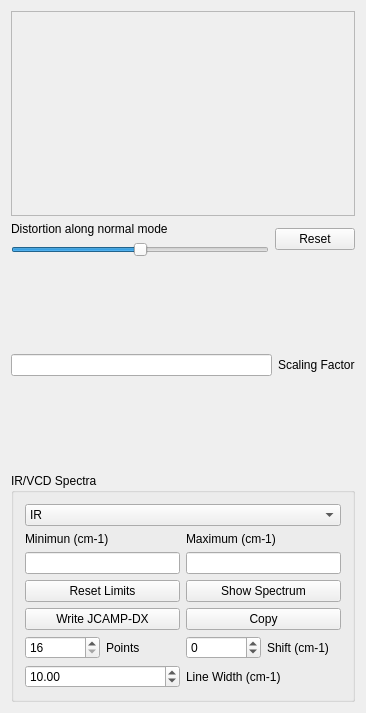
<?xml version="1.0" encoding="UTF-8"?>
<ui version="4.0">
 <class>QFreqWidgetBase</class>
 <widget class="QWidget" name="QFreqWidgetBase">
  <property name="geometry">
   <rect>
    <x>0</x>
    <y>0</y>
    <width>366</width>
    <height>713</height>
   </rect>
  </property>
  <property name="sizePolicy">
   <sizepolicy hsizetype="Preferred" vsizetype="Preferred">
    <horstretch>0</horstretch>
    <verstretch>0</verstretch>
   </sizepolicy>
  </property>
  <property name="windowTitle">
   <string>Form1</string>
  </property>
  <layout class="QVBoxLayout" name="verticalLayout_4">
   <item>
    <widget class="QFrame" name="_freqFrame">
     <property name="frameShape">
      <enum>QFrame::StyledPanel</enum>
     </property>
     <property name="frameShadow">
      <enum>QFrame::Raised</enum>
     </property>
    </widget>
   </item>
   <item>
    <layout class="QHBoxLayout" name="horizontalLayout_3">
     <item>
      <layout class="QVBoxLayout" name="verticalLayout_3">
       <item>
        <widget class="QLabel" name="label_5">
         <property name="text">
          <string>Distortion along normal mode</string>
         </property>
        </widget>
       </item>
       <item>
        <widget class="QSlider" name="_distortionSlider">
         <property name="toolTip">
          <string>Distort molecule</string>
         </property>
         <property name="whatsThis">
          <string>Using this tool, you can distort the molecule following the selected normal mode.  This can be usefule to get out from saddle points when performing computations.</string>
         </property>
         <property name="minimum">
          <number>-10</number>
         </property>
         <property name="maximum">
          <number>10</number>
         </property>
         <property name="orientation">
          <enum>Qt::Horizontal</enum>
         </property>
        </widget>
       </item>
      </layout>
     </item>
     <item>
      <widget class="QPushButton" name="_resetDistortionButton">
       <property name="sizePolicy">
        <sizepolicy hsizetype="Preferred" vsizetype="Fixed">
         <horstretch>0</horstretch>
         <verstretch>0</verstretch>
        </sizepolicy>
       </property>
       <property name="whatsThis">
        <string>Press this button to recover the original geometry of the molecule</string>
       </property>
       <property name="text">
        <string>Reset</string>
       </property>
      </widget>
     </item>
    </layout>
   </item>
   <item>
    <layout class="QHBoxLayout">
     <item>
      <layout class="QHBoxLayout">
       <item>
        <widget class="QLineEdit" name="_scaleLineEdit">
         <property name="toolTip">
          <string>Harmonic frequency scaling factor</string>
         </property>
         <property name="whatsThis">
          <string>&lt;!DOCTYPE HTML PUBLIC &quot;-//W3C//DTD HTML 4.0//EN&quot; &quot;http://www.w3.org/TR/REC-html40/strict.dtd&quot;&gt;
&lt;html&gt;&lt;head&gt;&lt;meta name=&quot;qrichtext&quot; content=&quot;1&quot; /&gt;&lt;style type=&quot;text/css&quot;&gt;
p, li { white-space: pre-wrap; }
&lt;/style&gt;&lt;/head&gt;&lt;body style=&quot; font-family:'Sans Serif'; font-size:9pt; font-weight:400; font-style:normal;&quot;&gt;
&lt;p style=&quot; margin-top:0px; margin-bottom:0px; margin-left:0px; margin-right:0px; -qt-block-indent:0; text-indent:0px;&quot;&gt;Tipically, frequency computatons provide vibrational frequencies which are higher than the experimentally measured values and a scaling factor needs to be applied &lt;/p&gt;
&lt;p style=&quot; margin-top:0px; margin-bottom:0px; margin-left:0px; margin-right:0px; -qt-block-indent:0; text-indent:0px;&quot;&gt;for proper computatio of zero point vibrational energies and thermochemical magnitudes.&lt;/p&gt;
&lt;p style=&quot; margin-top:0px; margin-bottom:0px; margin-left:0px; margin-right:0px; -qt-block-indent:0; text-indent:0px;&quot;&gt;For instance a scale factor of 0.9806 it is recommended for B3LYP/6-31G* computations.&lt;/p&gt;
&lt;p style=&quot; margin-top:0px; margin-bottom:0px; margin-left:0px; margin-right:0px; -qt-block-indent:0; text-indent:0px;&quot;&gt;A list of recommended scaling factors for different HF/MP2/DFT methods and basis sets is available &lt;a href=&quot;http://comp.chem.umn.edu/database/freq_scale.htm&quot;&gt;&lt;span style=&quot; text-decoration: underline; color:#0000c0;&quot;&gt;here&lt;/span&gt;&lt;/a&gt;.&lt;/p&gt;&lt;/body&gt;&lt;/html&gt;</string>
         </property>
         <property name="text">
          <string/>
         </property>
        </widget>
       </item>
       <item>
        <widget class="QLabel" name="textLabel1">
         <property name="text">
          <string>Scaling Factor</string>
         </property>
         <property name="wordWrap">
          <bool>false</bool>
         </property>
        </widget>
       </item>
      </layout>
     </item>
    </layout>
   </item>
   <item>
    <widget class="QGroupBox" name="groupBox1">
     <property name="title">
      <string>IR/VCD Spectra</string>
     </property>
     <layout class="QGridLayout" name="gridLayout">
      <item row="2" column="0">
       <layout class="QVBoxLayout" name="verticalLayout">
        <item>
         <widget class="QLabel" name="label">
          <property name="text">
           <string>Minimun (cm-1)</string>
          </property>
         </widget>
        </item>
        <item>
         <widget class="QLineEdit" name="_minLimitLineEdit"/>
        </item>
       </layout>
      </item>
      <item row="2" column="1">
       <layout class="QVBoxLayout" name="verticalLayout_2">
        <item>
         <widget class="QLabel" name="label_4">
          <property name="text">
           <string>Maximum (cm-1)</string>
          </property>
         </widget>
        </item>
        <item>
         <widget class="QLineEdit" name="_maxLimitLineEdit"/>
        </item>
       </layout>
      </item>
      <item row="3" column="0">
       <layout class="QVBoxLayout">
        <item>
         <widget class="QPushButton" name="_resetLimitsButton">
          <property name="text">
           <string>Reset Limits</string>
          </property>
         </widget>
        </item>
        <item>
         <widget class="QPushButton" name="_exportIRButton">
          <property name="text">
           <string>Write JCAMP-DX</string>
          </property>
         </widget>
        </item>
       </layout>
      </item>
      <item row="3" column="1">
       <layout class="QVBoxLayout">
        <item>
         <widget class="QPushButton" name="showSpecButton">
          <property name="text">
           <string>Show Spectrum</string>
          </property>
         </widget>
        </item>
        <item>
         <widget class="QPushButton" name="_copyButton">
          <property name="text">
           <string>Copy</string>
          </property>
         </widget>
        </item>
       </layout>
      </item>
      <item row="4" column="0">
       <layout class="QHBoxLayout" name="horizontalLayout">
        <item>
         <widget class="QSpinBox" name="_numpoints">
          <property name="minimum">
           <number>16</number>
          </property>
          <property name="maximum">
           <number>65536</number>
          </property>
          <property name="singleStep">
           <number>1</number>
          </property>
         </widget>
        </item>
        <item>
         <widget class="QLabel" name="label_3">
          <property name="text">
           <string>Points</string>
          </property>
         </widget>
        </item>
       </layout>
      </item>
      <item row="4" column="1">
       <layout class="QHBoxLayout" name="horizontalLayout_2">
        <item>
         <widget class="QSpinBox" name="_shift">
          <property name="minimum">
           <number>-4000</number>
          </property>
          <property name="maximum">
           <number>4000</number>
          </property>
          <property name="value">
           <number>0</number>
          </property>
         </widget>
        </item>
        <item>
         <widget class="QLabel" name="label_2">
          <property name="text">
           <string>Shift (cm-1)</string>
          </property>
         </widget>
        </item>
       </layout>
      </item>
      <item row="5" column="0" colspan="2">
       <layout class="QHBoxLayout">
        <item>
         <widget class="QDoubleSpinBox" name="_lineWidthSpinBox">
          <property name="sizePolicy">
           <sizepolicy hsizetype="Preferred" vsizetype="Fixed">
            <horstretch>0</horstretch>
            <verstretch>0</verstretch>
           </sizepolicy>
          </property>
          <property name="minimum">
           <double>0.100000000000000</double>
          </property>
          <property name="maximum">
           <double>200.000000000000000</double>
          </property>
          <property name="singleStep">
           <double>1.000000000000000</double>
          </property>
          <property name="value">
           <double>10.000000000000000</double>
          </property>
         </widget>
        </item>
        <item>
         <widget class="QLabel" name="textLabel1_2">
          <property name="text">
           <string>Line Width (cm-1)</string>
          </property>
          <property name="wordWrap">
           <bool>false</bool>
          </property>
         </widget>
        </item>
       </layout>
      </item>
      <item row="1" column="0" colspan="2">
       <widget class="QComboBox" name="_spectrumTypeComboBox">
        <property name="sizePolicy">
         <sizepolicy hsizetype="Expanding" vsizetype="Fixed">
          <horstretch>0</horstretch>
          <verstretch>0</verstretch>
         </sizepolicy>
        </property>
        <item>
         <property name="text">
          <string>IR</string>
         </property>
        </item>
        <item>
         <property name="text">
          <string>VCD</string>
         </property>
        </item>
        <item>
         <property name="text">
          <string>Raman</string>
         </property>
        </item>
       </widget>
      </item>
     </layout>
    </widget>
   </item>
  </layout>
 </widget>
 <layoutdefault spacing="6" margin="11"/>
 <pixmapfunction>qPixmapFromMimeSource</pixmapfunction>
 <resources/>
 <connections/>
</ui>
